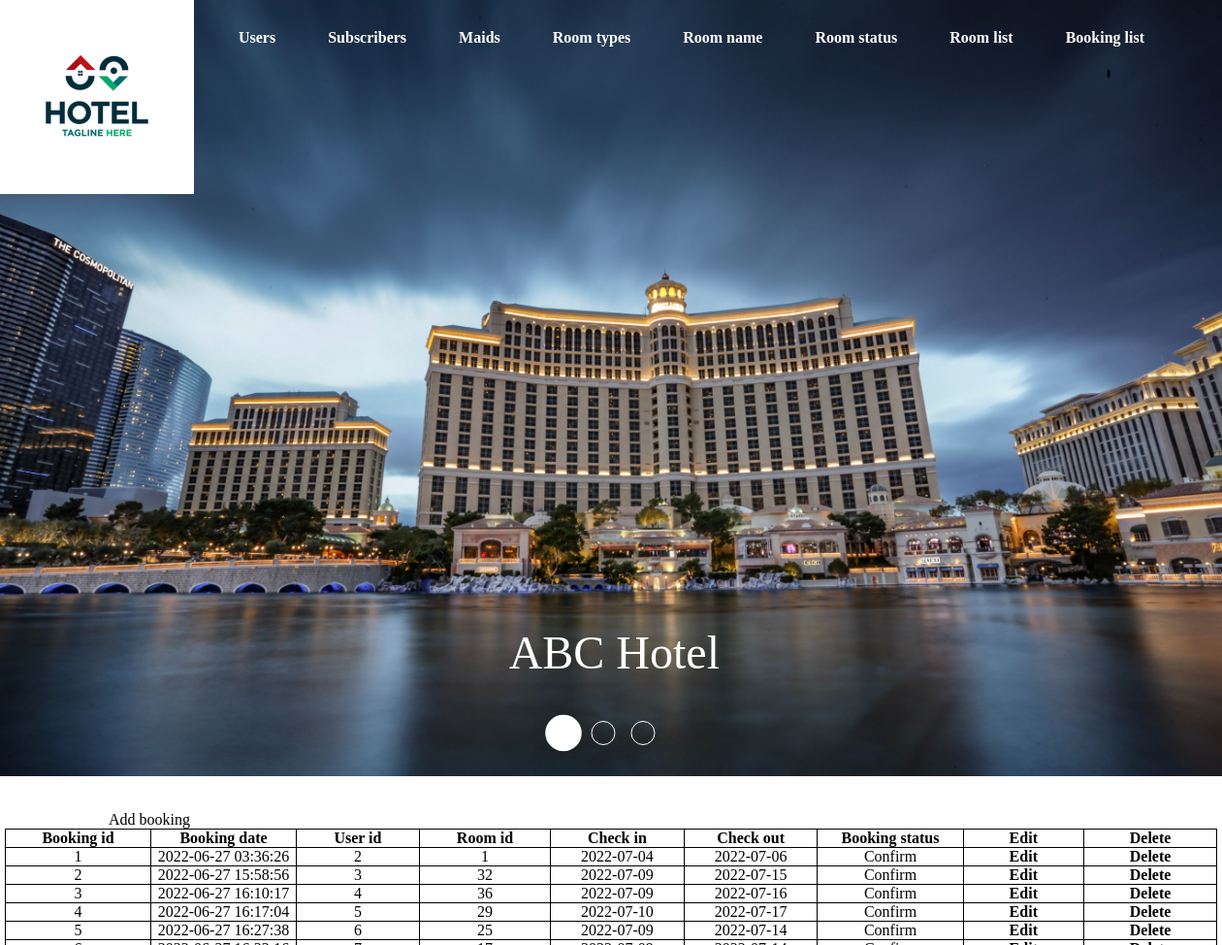
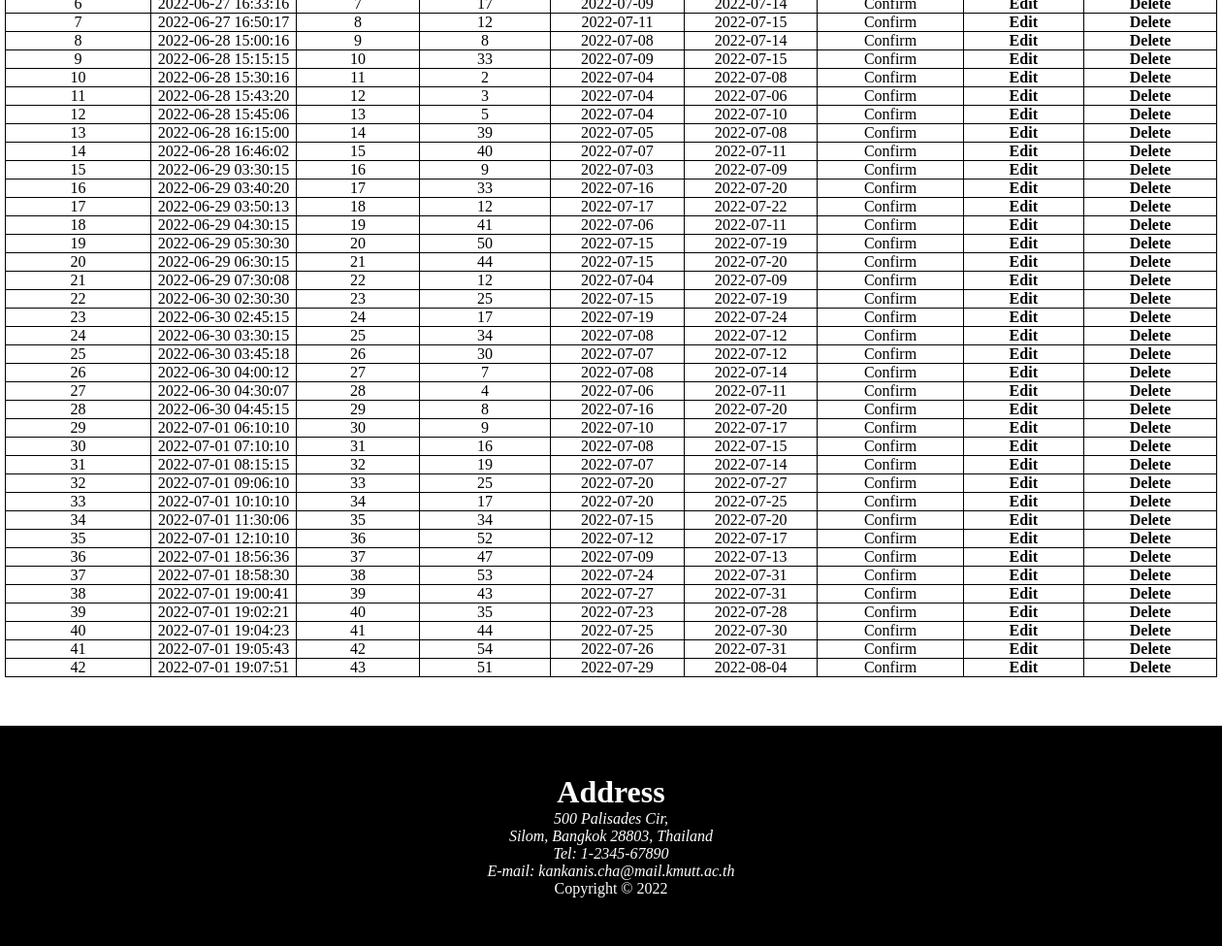
Screenshot of /a_bookinglist.php (signed in) with the database file from the repository (2 pictures, top to bottom).
### tables this page shows
CREATE TABLE `booking_list` (
  `booking_id` int(10) UNSIGNED NOT NULL,
  `booking_date` timestamp NOT NULL DEFAULT current_timestamp(),
  `user_id` int(10) UNSIGNED NOT NULL,
  `room_id` int(10) UNSIGNED NOT NULL,
  `check_in` date NOT NULL,
  `check_out` date NOT NULL,
  `booking_status` varchar(255) NOT NULL DEFAULT 'Confirm'
);

### a_bookinglist.php (the view, shortened to what this page needs)
<?php
    include_once('./connect.php'); ?>
<?php
    $sql_booking_list = "
            SELECT *
            FROM
                booking_list
    ";
    $result = $conn->query($sql_booking_list);
?>
<!DOCTYPE html>
<html lang="en">
<head>
    <link rel="stylesheet" href="./css/style.css">
    <link rel="stylesheet" href="./css/tinyslide.css">
</head>
<body>
    <?php require_once("nav_main_admin.php"); ?>
    <section id="tiny" class="tinyslide">
        <aside class="slides">
            <figure> <img src="./hotel_images/pic1.jpg" alt="pic1">
                <figcaption> ABC Hotel </figcaption>
            </figure>
        </aside>
    </section><br><br>
    <section class='add'>
        <a class='addbooking' href="admin_check_availability.php">Add booking</a>
    </section>
    <section>
        <table border=1>
            <thead>
                <tr>
                    <th>Booking id</th>
                    <th>Booking date</th>
                    <th>User id</th>
                    <th>Room id</th>
                    <th>Check in</th>
                    <th>Check out</th>
                    <th>Booking status</th>
                    <th>Edit</th>
                    <th>Delete</th>
                </tr>
            </thead>
            <tbody>
            <?php
                foreach($result as $value) {
                    echo "<tr>
                            <td>{$value['booking_id']}</td>
                            <td>{$value['booking_date']}</td>
                            <td>{$value['user_id']}</td>
                            <td>{$value['room_id']}</td>
                            <td>{$value['check_in']}</td>
                            <td>{$value['check_out']}</td>
                            <td>{$value['booking_status']}</td>
                            <td><a href='admin_edit_booking.php?id={$value['booking_id']}&action=edit'>Edit</a></td>
                            <td><a href='admin_r_form8.php?id={$value['booking_id']}&action=delete'>Delete</a></td>
                        </tr>";
                }
            ?>
            </tbody>
        </table>
    </section>
    <?php require_once("footer.php"); ?>
</body>
</html>

### nav_main_admin.php (shortened to what this page needs)
<!DOCTYPE html>
<html lang="en">
<head>
    <link rel="stylesheet" href="./css/style.css">
    <link rel="stylesheet" href="./css/font-awesome-4.7.0/css/font-awesome.css">
</head>
<body>
    <div class="main-nav">
        <nav class="navbar" id="navbar">
            <a href="admin_index.php">
                <img src="./hotel_images/hotel_logo.png" alt="logo" id="logo-nav" class="logo-nav">
            </a>
            <ul class="navbar-menu" id="navbar-menu">
                <li><a href="a_user.php">Users</a></li>
                <li><a href="a_subscriber.php">Subscribers</a></li>
                <li><a href="a_maid.php">Maids</a></li>
                <li><a href="a_roomtype.php">Room types</a></li>
                <li><a href="a_roomname.php">Room name</a></li>
                <li><a href="a_roomstatus.php">Room status</a></li>
                <li><a href="a_roomlist.php">Room list</a></li>
                <li><a href="a_bookinglist.php">Booking list</a></li>
            </ul>
        </nav>
    </div>
</body>
</html>

### footer.php (shortened to what this page needs)
<!DOCTYPE html>
<html lang="en">
<head>
    <link rel="stylesheet" href="./css/style.css">
</head>
<body>
    <footer>
        <h1>Address</h1>
        <address>
            <p>500 Palisades Cir, <br>
            Silom, Bangkok 28803, Thailand</p>
            <p>Tel: 1-2345-67890</p>
            <p>E-mail: kankanis.cha@mail.kmutt.ac.th</p>
        </address>
        <p>Copyright &copy 2022</p>
    </footer>
</body>
</html>

### css/style.css (style rules this page uses)
.main-nav { width: 100%; position: fixed; top: 0; z-index: 4; }
.navbar { width: 100%; position: relative; }
.logo-nav { width: 200px; }
.navbar-menu { float: right; padding: 30px; }
.navbar-menu li { display: inline-block; margin-right: 50px; }
.navbar-menu li a { text-decoration: none; color: white; font-weight: bold; }
body, html { margin: 0px; padding: 0px; background-color: white; opacity: 1; }
footer { text-align: center; background-color: black; color: white; padding: 50px; margin-top: 50px; }

### css/tinyslide.css (style rules this page uses)
html, body { width: 100%; height: 100%; }
* { margin: 0; padding: 0; box-sizing: border-box; }
.tinyslide { width: 100%; height: 100%; position: relative; overflow: hidden; }
.tinyslide aside { height: 100%; width: 100%; -webkit-transition: -webkit-transform 800ms cubic-bezier(0.365, 0.84, 0.44, 1); transition: transform 800ms cubic-bezier(0.365, 0.84, 0.44, 1); -webkit-backface-visibility: hidden; backface-visibility: hidden; }
.tinyslide figure { height: 100%; float: left; position: relative; z-index: 1; }
.tinyslide figure img { width: 100%; height: 100%; -o-object-fit: cover; object-fit: cover; }
.tinyslide figure figcaption { position: absolute; font-size: 3em; color: white; bottom: 100px; right: 50%; margin-right: -112px; z-index: 2; opacity: 0; }
.tinyslide figure.active figcaption { -webkit-animation-name: fadeInRight; animation-name: fadeInRight; -webkit-animation-fill-mode: both; animation-fill-mode: both; -webkit-animation-duration: 2s; animation-duration: 2s; }

### a_bookinglist.php (style rules this page uses)
.add { margin-left: 112px; }
.add .addbooking { color: black; text-decoration: none; }
table { text-align: center; color: black; margin: 0px auto; background-color: white; border: black; }
table, th, td { width: 1250px; border-collapse: collapse; }
tr td a { text-decoration: none; color: black; font-weight: bold; }

### rows the page displays
booking_list: booking_id "1", booking_date "2022-06-27 03:36:26", user "2", room "1", check_in "2022-07-04", check_out "2022-07-06", booking_status "Confirm"
booking_list: booking_id "2", booking_date "2022-06-27 15:58:56", user "3", room "32", check_in "2022-07-09", check_out "2022-07-15", booking_status "Confirm"
booking_list: booking_id "3", booking_date "2022-06-27 16:10:17", user "4", room "36", check_in "2022-07-09", check_out "2022-07-16", booking_status "Confirm"
booking_list: booking_id "4", booking_date "2022-06-27 16:17:04", user "5", room "29", check_in "2022-07-10", check_out "2022-07-17", booking_status "Confirm"
booking_list: booking_id "5", booking_date "2022-06-27 16:27:38", user "6", room "25", check_in "2022-07-09", check_out "2022-07-14", booking_status "Confirm"
booking_list: booking_id "6", booking_date "2022-06-27 16:33:16", user "7", room "17", check_in "2022-07-09", check_out "2022-07-14", booking_status "Confirm"
booking_list: booking_id "7", booking_date "2022-06-27 16:50:17", user "8", room "12", check_in "2022-07-11", check_out "2022-07-15", booking_status "Confirm"
booking_list: booking_id "8", booking_date "2022-06-28 15:00:16", user "9", room "8", check_in "2022-07-08", check_out "2022-07-14", booking_status "Confirm"
booking_list: booking_id "9", booking_date "2022-06-28 15:15:15", user "10", room "33", check_in "2022-07-09", check_out "2022-07-15", booking_status "Confirm"
booking_list: booking_id "10", booking_date "2022-06-28 15:30:16", user "11", room "2", check_in "2022-07-04", check_out "2022-07-08", booking_status "Confirm"
booking_list: booking_id "11", booking_date "2022-06-28 15:43:20", user "12", room "3", check_in "2022-07-04", check_out "2022-07-06", booking_status "Confirm"
booking_list: booking_id "12", booking_date "2022-06-28 15:45:06", user "13", room "5", check_in "2022-07-04", check_out "2022-07-10", booking_status "Confirm"
booking_list: booking_id "13", booking_date "2022-06-28 16:15:00", user "14", room "39", check_in "2022-07-05", check_out "2022-07-08", booking_status "Confirm"
booking_list: booking_id "14", booking_date "2022-06-28 16:46:02", user "15", room "40", check_in "2022-07-07", check_out "2022-07-11", booking_status "Confirm"
booking_list: booking_id "15", booking_date "2022-06-29 03:30:15", user "16", room "9", check_in "2022-07-03", check_out "2022-07-09", booking_status "Confirm"
booking_list: booking_id "16", booking_date "2022-06-29 03:40:20", user "17", room "33", check_in "2022-07-16", check_out "2022-07-20", booking_status "Confirm"
booking_list: booking_id "17", booking_date "2022-06-29 03:50:13", user "18", room "12", check_in "2022-07-17", check_out "2022-07-22", booking_status "Confirm"
booking_list: booking_id "18", booking_date "2022-06-29 04:30:15", user "19", room "41", check_in "2022-07-06", check_out "2022-07-11", booking_status "Confirm"
booking_list: booking_id "19", booking_date "2022-06-29 05:30:30", user "20", room "50", check_in "2022-07-15", check_out "2022-07-19", booking_status "Confirm"
booking_list: booking_id "20", booking_date "2022-06-29 06:30:15", user "21", room "44", check_in "2022-07-15", check_out "2022-07-20", booking_status "Confirm"
booking_list: booking_id "21", booking_date "2022-06-29 07:30:08", user "22", room "12", check_in "2022-07-04", check_out "2022-07-09", booking_status "Confirm"
booking_list: booking_id "22", booking_date "2022-06-30 02:30:30", user "23", room "25", check_in "2022-07-15", check_out "2022-07-19", booking_status "Confirm"
booking_list: booking_id "23", booking_date "2022-06-30 02:45:15", user "24", room "17", check_in "2022-07-19", check_out "2022-07-24", booking_status "Confirm"
booking_list: booking_id "24", booking_date "2022-06-30 03:30:15", user "25", room "34", check_in "2022-07-08", check_out "2022-07-12", booking_status "Confirm"
booking_list: booking_id "25", booking_date "2022-06-30 03:45:18", user "26", room "30", check_in "2022-07-07", check_out "2022-07-12", booking_status "Confirm"
booking_list: booking_id "26", booking_date "2022-06-30 04:00:12", user "27", room "7", check_in "2022-07-08", check_out "2022-07-14", booking_status "Confirm"
booking_list: booking_id "27", booking_date "2022-06-30 04:30:07", user "28", room "4", check_in "2022-07-06", check_out "2022-07-11", booking_status "Confirm"
booking_list: booking_id "28", booking_date "2022-06-30 04:45:15", user "29", room "8", check_in "2022-07-16", check_out "2022-07-20", booking_status "Confirm"
booking_list: booking_id "29", booking_date "2022-07-01 06:10:10", user "30", room "9", check_in "2022-07-10", check_out "2022-07-17", booking_status "Confirm"
booking_list: booking_id "30", booking_date "2022-07-01 07:10:10", user "31", room "16", check_in "2022-07-08", check_out "2022-07-15", booking_status "Confirm"
booking_list: booking_id "31", booking_date "2022-07-01 08:15:15", user "32", room "19", check_in "2022-07-07", check_out "2022-07-14", booking_status "Confirm"
booking_list: booking_id "32", booking_date "2022-07-01 09:06:10", user "33", room "25", check_in "2022-07-20", check_out "2022-07-27", booking_status "Confirm"
booking_list: booking_id "33", booking_date "2022-07-01 10:10:10", user "34", room "17", check_in "2022-07-20", check_out "2022-07-25", booking_status "Confirm"
booking_list: booking_id "34", booking_date "2022-07-01 11:30:06", user "35", room "34", check_in "2022-07-15", check_out "2022-07-20", booking_status "Confirm"
booking_list: booking_id "35", booking_date "2022-07-01 12:10:10", user "36", room "52", check_in "2022-07-12", check_out "2022-07-17", booking_status "Confirm"
booking_list: booking_id "36", booking_date "2022-07-01 18:56:36", user "37", room "47", check_in "2022-07-09", check_out "2022-07-13", booking_status "Confirm"
booking_list: booking_id "37", booking_date "2022-07-01 18:58:30", user "38", room "53", check_in "2022-07-24", check_out "2022-07-31", booking_status "Confirm"
booking_list: booking_id "38", booking_date "2022-07-01 19:00:41", user "39", room "43", check_in "2022-07-27", check_out "2022-07-31", booking_status "Confirm"
booking_list: booking_id "39", booking_date "2022-07-01 19:02:21", user "40", room "35", check_in "2022-07-23", check_out "2022-07-28", booking_status "Confirm"
booking_list: booking_id "40", booking_date "2022-07-01 19:04:23", user "41", room "44", check_in "2022-07-25", check_out "2022-07-30", booking_status "Confirm"
booking_list: booking_id "41", booking_date "2022-07-01 19:05:43", user "42", room "54", check_in "2022-07-26", check_out "2022-07-31", booking_status "Confirm"
booking_list: booking_id "42", booking_date "2022-07-01 19:07:51", user "43", room "51", check_in "2022-07-29", check_out "2022-08-04", booking_status "Confirm"
